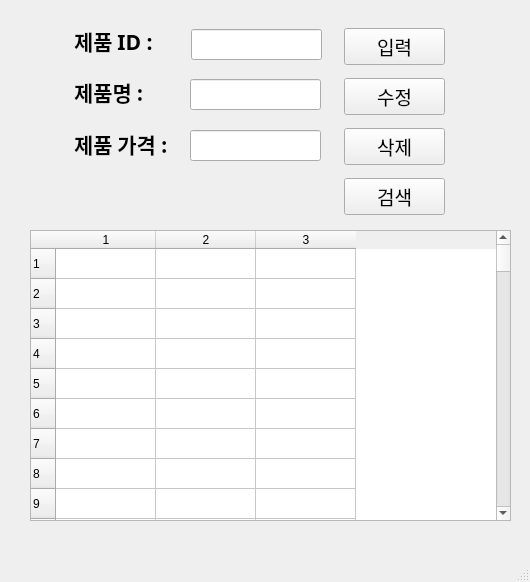
<?xml version="1.0" encoding="UTF-8"?>
<ui version="4.0">
 <class>MainWindow</class>
 <widget class="QMainWindow" name="MainWindow">
  <property name="geometry">
   <rect>
    <x>0</x>
    <y>0</y>
    <width>530</width>
    <height>582</height>
   </rect>
  </property>
  <property name="windowTitle">
   <string>MainWindow</string>
  </property>
  <widget class="QWidget" name="centralwidget">
   <widget class="QLabel" name="label">
    <property name="geometry">
     <rect>
      <x>74</x>
      <y>20</y>
      <width>101</width>
      <height>41</height>
     </rect>
    </property>
    <property name="font">
     <font>
      <family>맑은 고딕</family>
      <pointsize>16</pointsize>
      <weight>75</weight>
      <bold>true</bold>
     </font>
    </property>
    <property name="lineWidth">
     <number>5</number>
    </property>
    <property name="text">
     <string>제품 ID : </string>
    </property>
   </widget>
   <widget class="QLabel" name="label_2">
    <property name="geometry">
     <rect>
      <x>74</x>
      <y>71</y>
      <width>101</width>
      <height>41</height>
     </rect>
    </property>
    <property name="font">
     <font>
      <family>맑은 고딕</family>
      <pointsize>16</pointsize>
      <weight>75</weight>
      <bold>true</bold>
     </font>
    </property>
    <property name="lineWidth">
     <number>5</number>
    </property>
    <property name="text">
     <string>제품명 :</string>
    </property>
   </widget>
   <widget class="QLabel" name="label_3">
    <property name="geometry">
     <rect>
      <x>74</x>
      <y>123</y>
      <width>101</width>
      <height>41</height>
     </rect>
    </property>
    <property name="font">
     <font>
      <family>맑은 고딕</family>
      <pointsize>16</pointsize>
      <weight>75</weight>
      <bold>true</bold>
     </font>
    </property>
    <property name="lineWidth">
     <number>5</number>
    </property>
    <property name="text">
     <string>제품 가격 :</string>
    </property>
   </widget>
   <widget class="QLineEdit" name="prodID">
    <property name="geometry">
     <rect>
      <x>191</x>
      <y>29</y>
      <width>131</width>
      <height>31</height>
     </rect>
    </property>
    <property name="font">
     <font>
      <family>맑은 고딕</family>
      <pointsize>20</pointsize>
      <weight>75</weight>
      <bold>true</bold>
     </font>
    </property>
   </widget>
   <widget class="QLineEdit" name="prodName">
    <property name="geometry">
     <rect>
      <x>190</x>
      <y>79</y>
      <width>131</width>
      <height>31</height>
     </rect>
    </property>
    <property name="font">
     <font>
      <family>맑은 고딕</family>
      <pointsize>20</pointsize>
      <weight>75</weight>
      <bold>true</bold>
     </font>
    </property>
   </widget>
   <widget class="QLineEdit" name="prodPrice">
    <property name="geometry">
     <rect>
      <x>190</x>
      <y>130</y>
      <width>131</width>
      <height>31</height>
     </rect>
    </property>
    <property name="font">
     <font>
      <family>맑은 고딕</family>
      <pointsize>20</pointsize>
      <weight>75</weight>
      <bold>true</bold>
     </font>
    </property>
   </widget>
   <widget class="QWidget" name="verticalLayoutWidget">
    <property name="geometry">
     <rect>
      <x>344</x>
      <y>21</y>
      <width>101</width>
      <height>201</height>
     </rect>
    </property>
    <layout class="QVBoxLayout" name="verticalLayout">
     <item>
      <widget class="QPushButton" name="pushButton">
       <property name="font">
        <font>
         <family>맑은 고딕</family>
         <pointsize>14</pointsize>
        </font>
       </property>
       <property name="text">
        <string>입력</string>
       </property>
      </widget>
     </item>
     <item>
      <widget class="QPushButton" name="pushButton_2">
       <property name="font">
        <font>
         <family>맑은 고딕</family>
         <pointsize>14</pointsize>
        </font>
       </property>
       <property name="text">
        <string>수정</string>
       </property>
      </widget>
     </item>
     <item>
      <widget class="QPushButton" name="pushButton_3">
       <property name="font">
        <font>
         <family>맑은 고딕</family>
         <pointsize>14</pointsize>
        </font>
       </property>
       <property name="text">
        <string>삭제</string>
       </property>
      </widget>
     </item>
     <item>
      <widget class="QPushButton" name="pushButton_4">
       <property name="font">
        <font>
         <family>맑은 고딕</family>
         <pointsize>14</pointsize>
        </font>
       </property>
       <property name="text">
        <string>검색</string>
       </property>
      </widget>
     </item>
    </layout>
   </widget>
   <widget class="QTableWidget" name="tableWidget">
    <property name="geometry">
     <rect>
      <x>30</x>
      <y>230</y>
      <width>481</width>
      <height>291</height>
     </rect>
    </property>
    <property name="rowCount">
     <number>100</number>
    </property>
    <property name="columnCount">
     <number>3</number>
    </property>
    <row/>
    <row/>
    <row/>
    <row/>
    <row/>
    <row/>
    <row/>
    <row/>
    <row/>
    <row/>
    <row/>
    <row/>
    <row/>
    <row/>
    <row/>
    <row/>
    <row/>
    <row/>
    <row/>
    <row/>
    <row/>
    <row/>
    <row/>
    <row/>
    <row/>
    <row/>
    <row/>
    <row/>
    <row/>
    <row/>
    <row/>
    <row/>
    <row/>
    <row/>
    <row/>
    <row/>
    <row/>
    <row/>
    <row/>
    <row/>
    <row/>
    <row/>
    <row/>
    <row/>
    <row/>
    <row/>
    <row/>
    <row/>
    <row/>
    <row/>
    <row/>
    <row/>
    <row/>
    <row/>
    <row/>
    <row/>
    <row/>
    <row/>
    <row/>
    <row/>
    <row/>
    <row/>
    <row/>
    <row/>
    <row/>
    <row/>
    <row/>
    <row/>
    <row/>
    <row/>
    <row/>
    <row/>
    <row/>
    <row/>
    <row/>
    <row/>
    <row/>
    <row/>
    <row/>
    <row/>
    <row/>
    <row/>
    <row/>
    <row/>
    <row/>
    <row/>
    <row/>
    <row/>
    <row/>
    <row/>
    <row/>
    <row/>
    <row/>
    <row/>
    <row/>
    <row/>
    <row/>
    <row/>
    <row/>
    <row/>
    <column/>
    <column/>
    <column/>
   </widget>
  </widget>
  <widget class="QMenuBar" name="menubar">
   <property name="geometry">
    <rect>
     <x>0</x>
     <y>0</y>
     <width>530</width>
     <height>21</height>
    </rect>
   </property>
  </widget>
  <widget class="QStatusBar" name="statusbar"/>
 </widget>
 <resources/>
 <connections>
  <connection>
   <sender>pushButton</sender>
   <signal>clicked()</signal>
   <receiver>MainWindow</receiver>
   <slot>addProduct()</slot>
   <hints>
    <hint type="sourcelabel">
     <x>359</x>
     <y>70</y>
    </hint>
    <hint type="destinationlabel">
     <x>423</x>
     <y>67</y>
    </hint>
   </hints>
  </connection>
  <connection>
   <sender>pushButton_2</sender>
   <signal>clicked()</signal>
   <receiver>MainWindow</receiver>
   <slot>updateProduct()</slot>
   <hints>
    <hint type="sourcelabel">
     <x>349</x>
     <y>115</y>
    </hint>
    <hint type="destinationlabel">
     <x>428</x>
     <y>115</y>
    </hint>
   </hints>
  </connection>
  <connection>
   <sender>pushButton_3</sender>
   <signal>clicked()</signal>
   <receiver>MainWindow</receiver>
   <slot>removeProduct()</slot>
   <hints>
    <hint type="sourcelabel">
     <x>351</x>
     <y>161</y>
    </hint>
    <hint type="destinationlabel">
     <x>433</x>
     <y>168</y>
    </hint>
   </hints>
  </connection>
  <connection>
   <sender>pushButton_4</sender>
   <signal>clicked()</signal>
   <receiver>MainWindow</receiver>
   <slot>getProduct()</slot>
   <hints>
    <hint type="sourcelabel">
     <x>360</x>
     <y>209</y>
    </hint>
    <hint type="destinationlabel">
     <x>438</x>
     <y>219</y>
    </hint>
   </hints>
  </connection>
 </connections>
 <slots>
  <slot>addProduct()</slot>
  <slot>updateProduct()</slot>
  <slot>removeProduct()</slot>
  <slot>getProduct()</slot>
 </slots>
</ui>
